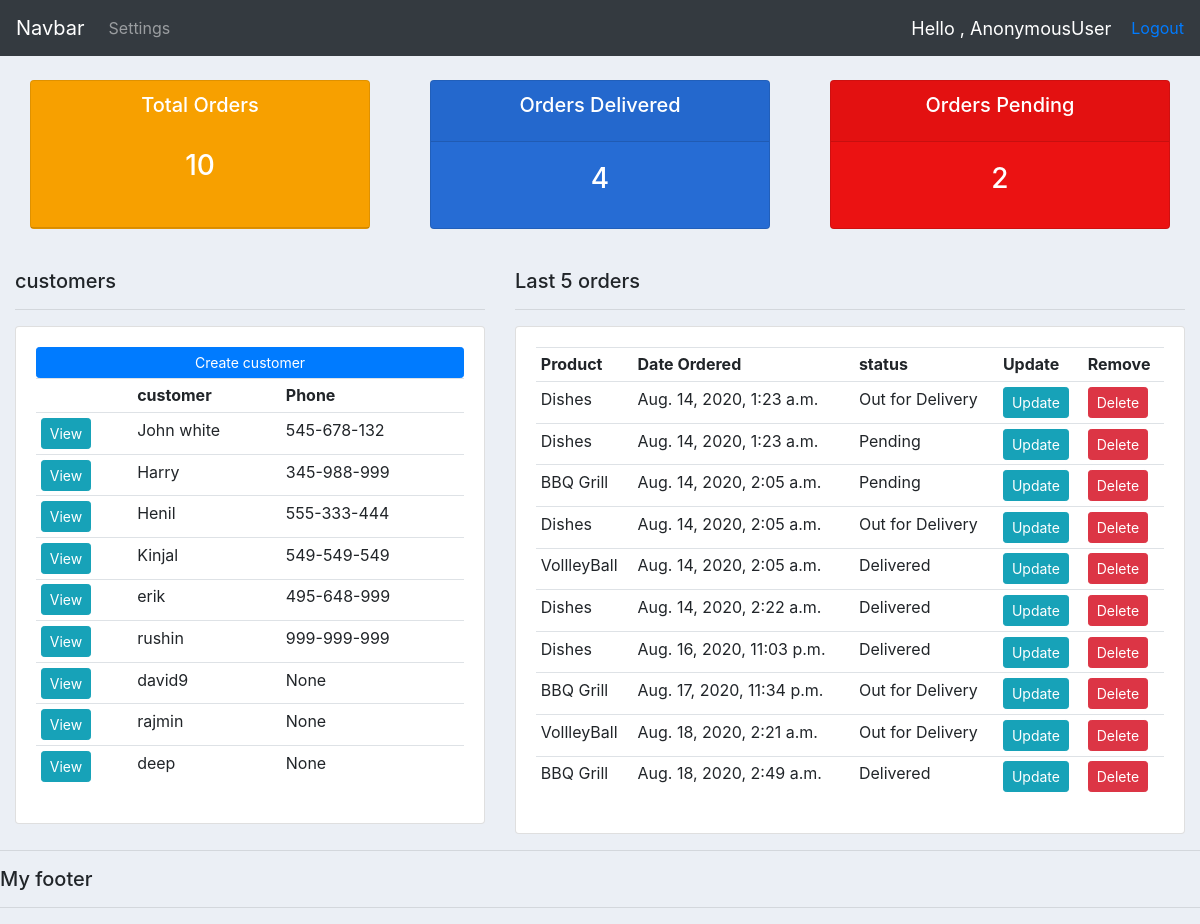
The page / on the database its author committed.
### filedata9/models.py (models this page shows, shortened)
class Customer(models.Model):
    user = models.OneToOneField(User, null=True,blank=True,on_delete=models.CASCADE)
    name = models.CharField(max_length=200,null=True)
    phone = models.CharField(max_length=200,null=True)
    email = models.CharField(max_length=200,null=True)
    profile_picture = models.ImageField(default='default.jpg',null=True,blank=True)
    Date_created = models.DateTimeField(auto_now_add=True,null=True)

class Orders(models.Model):
    STATUS = (
        ('Out for Delivery' , 'Out for Delivery'),
        ('Delivered', 'Delivered'),
        ('Pending','Pending'),
    )
    customer = models.ForeignKey(Customer,null=True,on_delete=models.SET_NULL)
    product = models.ForeignKey(Products,null=True,on_delete=models.SET_NULL)
    date_created = models.DateTimeField(auto_now_add=True, null=True)
    status = models.CharField(max_length=200, null=True, choices=STATUS)
    note = models.CharField(max_length=200, null=True)

class Products(models.Model):
    CATEGORY = (
        ('Indoor','Indoor'),
        ('Outdoor','Outdoor'),
    )
    name = models.CharField(max_length=200,null=True)
    price = models.FloatField(null=True)
    category = models.CharField(max_length=200,null=True,choices=CATEGORY)
    description = models.CharField(max_length=200,null=True,blank=True)
    Date_created = models.DateTimeField(auto_now_add=True)
    tags = models.ManyToManyField(Tag)
    def __str__(self):
        return self.name

### filedata9/views.py (the view)
# urls.py: 2. Add a URL to urlpatterns:  path('', views.home, name='home')
def home(request):
    orders= Orders.objects.all()
    customers=Customer.objects.all()
    total_orders= orders.count()
    total_customers = customers.count()
    delivered = orders.filter(status="Delivered").count()
    pending= orders.filter(status="Pending").count()
    context = {'orders':orders, 'customers':customers, 'total_orders':total_orders,'delivered':delivered,'pending':pending}
    return render(request,'filedata9/dashboard.html',context)

### filedata9/templates/filedata9/dashboard.html
{% extends 'filedata9/main.html' %}
{% block content %}
{%  include 'filedata9/status.html' %}
<br>
<div class = 'row'>
    <div class = 'col-md-5'>
        <h5>customers</h5>
            <hr>
            <div class= "card card-body">
                <a class = 'btn btn-primary btn-sm btn-block' href="">Create customer</a>
                <table class = 'table table-sm'>
                    <tr>
                        <th></th>
                        <th>customer</th>
                        <th>Phone</th>
                    </tr>
				{% for customer in customers %}
					<tr>
                        <td> <a class = 'btn btn-sm btn-info' href="{% url 'customer' customer.id %}">View</a></td>
						<td>{{customer.name}}</td>
						<td>{{customer.phone}}</td>
					</tr>
				{% endfor %}
                </table>
            </div>
    </div>
        <div class = col-md-7>
            <h5>Last 5 orders</h5>
            <hr>
            <div class='card card-body'>
                <table class="table table-sm">
                    <tr>
                        <th>Product</th>
                        <th>Date Ordered</th>
                        <th>status</th>
                        <th>Update</th>
                        <th>Remove</th>
                    </tr>
                    {% for order in orders %}
                        <tr>
                            <td>{{order.product}}</td>
                            <td>{{order.date_created}}</td>
                            <td>{{order.status}}</td>
                            <td><a class = 'btn btn-sm btn-info' href="{% url 'update_order' order.id %}">Update</a></td>
                            <td><a class = 'btn btn-sm btn-danger' href="{% url 'delete_order' order.id %}">Delete</a></td>
                        </tr>
                    {% endfor %}
                </table>
            </div>
        </div>
</div>
{% endblock %}

### static/css/main.css (style rules this page uses)
body { background-color: #ebeff5; }

### rows shown on the page
Customer: name "John white", phone "545-678-132"
Customer: name "Harry", phone "345-988-999"
Customer: name "Henil", phone "555-333-444"
Customer: name "Kinjal", phone "549-549-549"
Customer: name "erik", phone "495-648-999"
Customer: name "rushin", phone "999-999-999"
Customer: name "david9", phone "None"
Customer: name "rajmin", phone "None"
Customer: name "deep", phone "None"
Orders: product "Dishes", date_created "Aug. 14, 2020, 1:23 a.m.", status "Out for Delivery"
Orders: product "Dishes", date_created "Aug. 14, 2020, 1:23 a.m.", status "Pending"
Orders: product "BBQ Grill", date_created "Aug. 14, 2020, 2:05 a.m.", status "Pending"
Orders: product "Dishes", date_created "Aug. 14, 2020, 2:05 a.m.", status "Out for Delivery"
Orders: product "VollleyBall", date_created "Aug. 14, 2020, 2:05 a.m.", status "Delivered"
Orders: product "Dishes", date_created "Aug. 14, 2020, 2:22 a.m.", status "Delivered"
Orders: product "Dishes", date_created "Aug. 16, 2020, 11:03 p.m.", status "Delivered"
Orders: product "BBQ Grill", date_created "Aug. 17, 2020, 11:34 p.m.", status "Out for Delivery"
Orders: product "VollleyBall", date_created "Aug. 18, 2020, 2:21 a.m.", status "Out for Delivery"
Orders: product "BBQ Grill", date_created "Aug. 18, 2020, 2:49 a.m.", status "Delivered"

### other values the page prints
{{ request.user }} "AnonymousUser"
{{ total_orders }} "10"
{{ delivered }} "4"
{{ pending }} "2"
